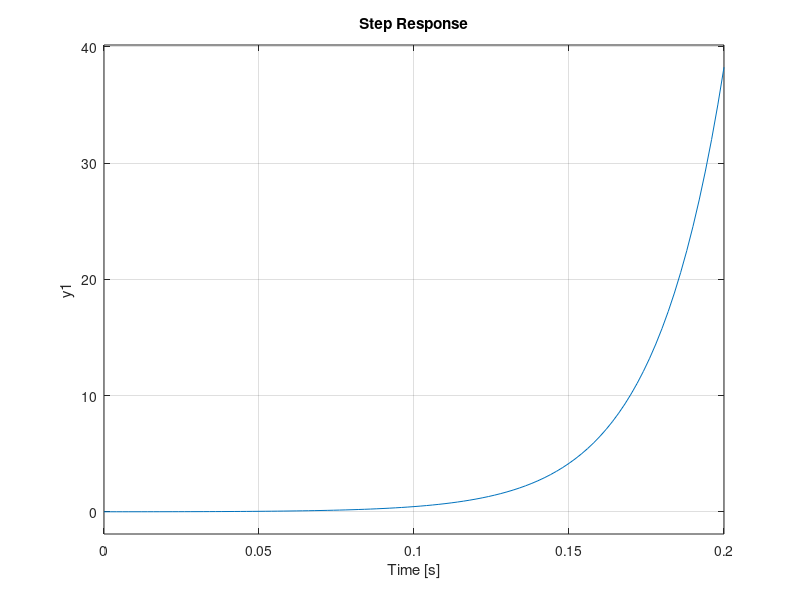

Here is the MATLAB script that generated this plot:
%%%%%%%%%%%%%%%%%%%%%%%%%%%%%%%%%%%%%%%%%%%%%%%%%%%%%%%%%%%%%%%%%%%%%%%%%%%
%% MagLev DYNAMICS SIMLUATION
%%%%%%%%%%%%%%%%%%%%%%%%%%%%%%%%%%%%%%%%%%%%%%%%%%%%%%%%%%%%%%%%%%%%%%%%%%%
% Evan Sharafuddin, Izzy Collins, Gabe Garcia
% 3/19/2025

%%% References
% https://cpjobling.github.io/eglm03-textbook/intro.html
% Dr. Wise, ESE 543, WashU
% https://ctms.engin.umich.edu/CTMS/index.php?example=Introduction&section=ControlRootLocus
% T. Wong, “Design of a magnetic levitation control system- an under- graduate problem,” IEEE Transactions on Education, vol. E-29, no. 4, pp. 196–200, 1986

%%% NOTES
% I do not know what is going on. ss2tf and transfer function derivations
% are yielding different results. Need to determine which one is actually
% right




clear
clc
close all

%%% define model parameters
% electromechanical constant
% K = 1.2425e-5; % [N-A^2/m^2] TODO might want to verify this value further
               %             TODO need to find exact weight of the ball we used
K = 9.7091e-06;
% mass of ball
m = 0.008369;  % [kg]        TODO need to measure this
% commanded equilibrium position of ball
x0 = 10; % [mm]
% gravitational constant
g = 9.81; % [m/s^2]

%%% adjust model parameters
x0 = x0 / 1e3; % [mm] -> [m]

%%% determine equilibrium current value
i0 = sqrt( m*g*x0^2 / K ); % A

%% STEP 1: Determine governing differential equation for the MagLev system
% % represent as a system of first-order ODEs
% dx_dt = @(t, x) [x(2)                ; 
%                  -K/m * (i0/x(1))^2 + g]; % NOTE sign error in overleaf fixed here
% tspan = [0 1];
% 
% % start at X, no initial velocity
% [t, y] = ode45(dx_dt, tspan, [x0 0]);
% figure, plot(t, y(:,1))
% 
% % start at X, small initial velocity away from magnet
% [t, y] = ode45(dx_dt, tspan, [x0 0.00001]);
% figure, plot(t, y(:,1))
% 
% % start at X, small initial velocity toward magnet
% [t, y] = ode45(dx_dt, tspan, [x0 -0.01]);
% figure, plot(t, y(:,1))
% 
% % start at small distance from X away from magnet
% [t, y] = ode45(dx_dt, tspan, [x0+0.0001 0]);
% figure, plot(t, y(:,1))
% 
% % start at small distance from X towards magnet
% [t, y] = ode45(dx_dt, tspan, [x0-0.0001 0]);
% figure, plot(t, y(:,1))


%% STEP 2: Hand tune a PID controller
% Create plant and controller transfer functions
s = tf('s');

Kp = 100;
Ki = 10000;
Kd = 5;

a_21 = 2*K*i0^2 / (m*x0^3);
b_2 = 2*K*i0 / (m*x0^2);
% a_21 = 1;
% b_2 = 1;

P = b_2 / ( s^2 + a_21 );
Kt = Kp + Ki/s + Kd*s; % controller
% 
% % simulate open loop response at rest
% % t = linspace(0, 1, 1e3);
% % y = lsim(P, zeros(size(t)), t);
% % figure, plot(t,y)
% % title("Open loop response")
% 
% % simulate impulse imput
% u = zeros(size(t));
% u(1) = 1;
% y = lsim(P,u,t);
% figure, plot(t,y)
% 
% % add control
% cl = minreal((P*Kt)/(1+P*Kt));
% u = ones(size(t)) * 0.005; % go 5 mm away from equilib
% y = lsim(cl, u, t);
% figure, plot(t, y)
% title("Controlled output")
% 
% %%%Analyse the open loop system
% sys_OL = P*Kt;
% figure, margin(sys_OL)

%% STEP: state space representation
% a_21 = 1;
% b_2 = 1;

A = [0    1;
     a_21 0];
B = [0; b_2];
C = [1 0];
D = 0;


[b, a] = ss2tf(A, B, C, D);
sys = tf(b, a);
rlocus(sys)
step(sys)




%% STEP 4: Simulate noise, sensor bandwidth, and filtering
